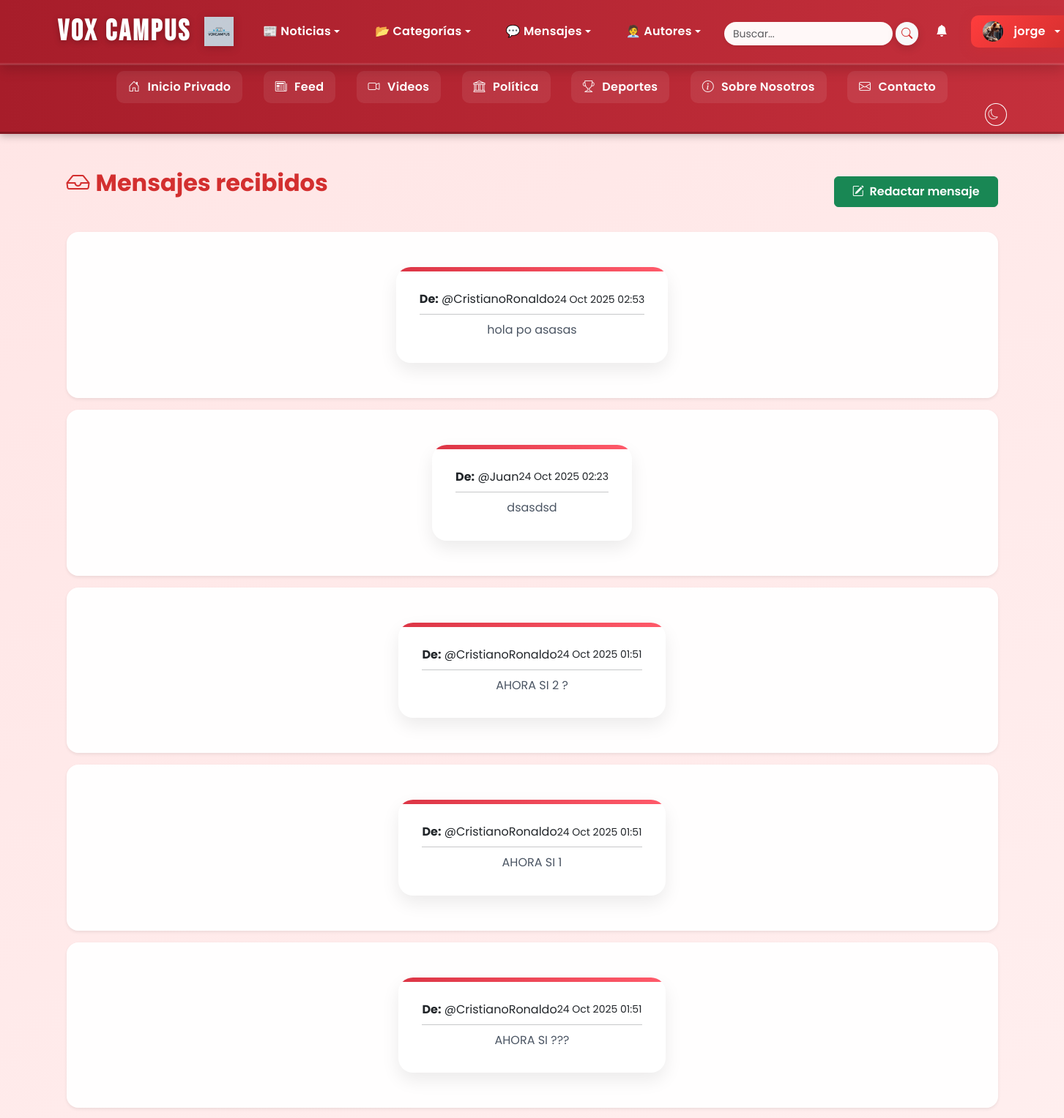
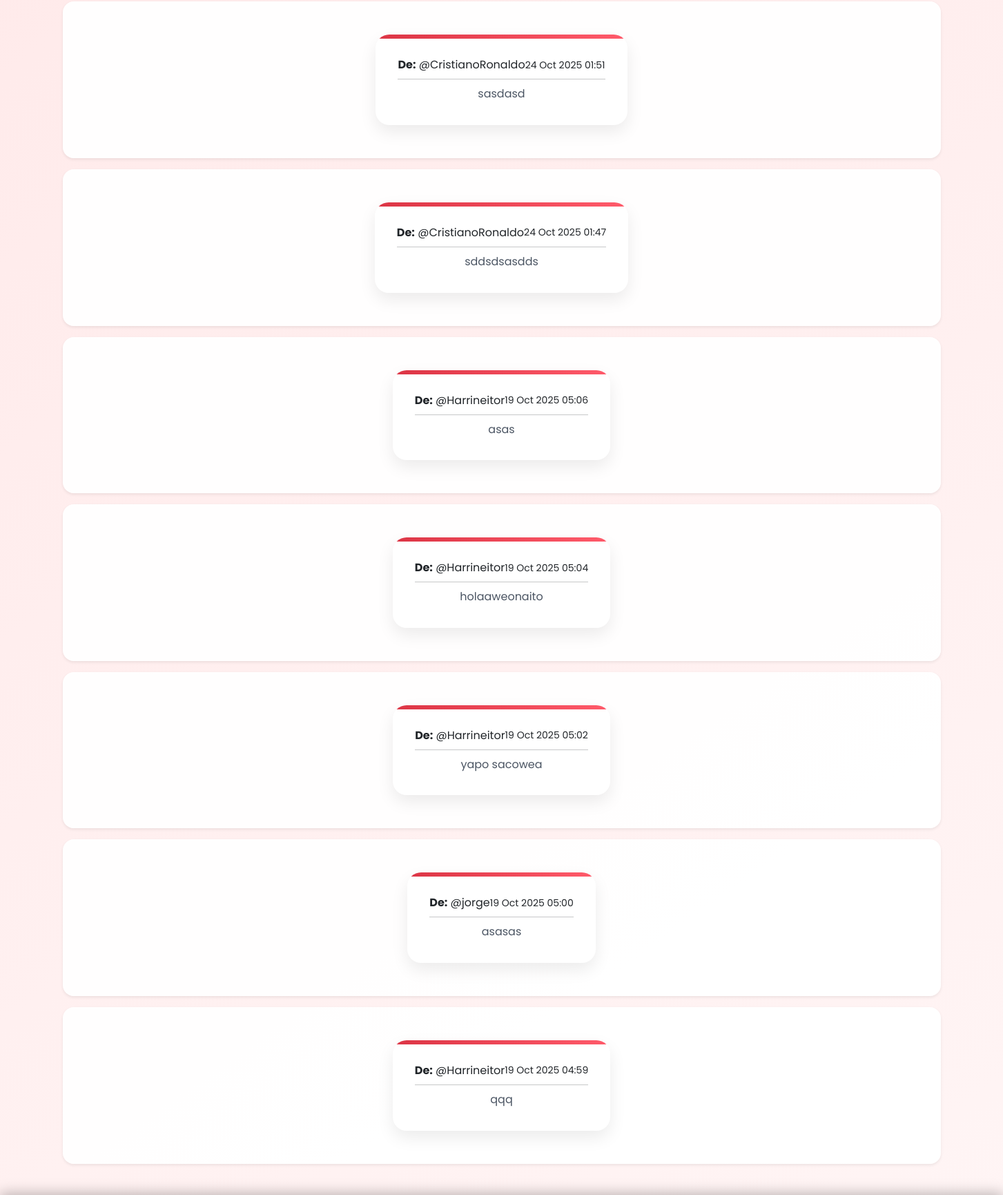
/mensajes/ (signed in, upper part), run on the app's committed database (2 pictures, top to bottom).
### noticias/models.py (models this page shows, shortened)
class Perfil(models.Model):
    user = models.OneToOneField(User, on_delete=models.CASCADE, related_name='perfil')
    bio = models.TextField(blank=True, null=True)
    avatar = models.ImageField(upload_to='avatares/', blank=True, null=True)
    banner = models.ImageField(upload_to='banners/', blank=True, null=True)
    ultima_actividad = models.DateTimeField(default=timezone.now)
    twitter = models.URLField(max_length=200, blank=True, null=True)
    github = models.URLField(max_length=200, blank=True, null=True)
    instagram = models.URLField(max_length=200, blank=True, null=True)
    linkedin = models.URLField(max_length=200, blank=True, null=True)
    sitio_web = models.URLField(max_length=200, blank=True, null=True)
    rol = models.CharField(
        max_length=20,
        choices=[('autor', 'Autor'), ('admin', 'Administrador')],
        default='autor'
    )

class Mensaje(models.Model):
    remitente = models.ForeignKey(User, related_name='mensajes_enviados', on_delete=models.CASCADE)
    receptor = models.ForeignKey(User, related_name='mensajes_recibidos', on_delete=models.CASCADE)
    contenido = models.TextField()
    leido = models.BooleanField(default=False)
    fecha_envio = models.DateTimeField(auto_now_add=True)

### noticias/views.py (the view)
# urls.py: path('mensajes/', views.bandeja_entrada, name='bandeja_entrada'),
@login_required
def bandeja_entrada(request):
    mensajes = Mensaje.objects.filter(receptor=request.user).order_by('-fecha_envio')
    return render(request, 'noticias/entrada.html', {'mensajes': mensajes})

### noticias/context_processors.py (called while the page is built)
def contadores_globales(request):
    if request.user.is_authenticated:
        notif_count = Notificacion.objects.filter(usuario=request.user, leido=False).count()
        mensajes_no_leidos = Mensaje.objects.filter(receptor=request.user, leido=False).count() if hasattr(request.user, 'mensaje_set') else 0
    else:
        notif_count = 0
        mensajes_no_leidos = 0
    return {
        'notif_count': notif_count,
        'mensajes_no_leidos': mensajes_no_leidos,
    }

def notificaciones_context(request):
    if request.user.is_authenticated:
        notif_count = Notificacion.objects.filter(usuario=request.user, leido=False).count()
    else:
        notif_count = 0
    return {'notif_count': notif_count}

### templates/noticias/entrada.html (shortened to what this page needs)
{% extends 'noticias/base.html' %}
{% block content %}
<div class="container my-5">
   <div class="d-flex justify-content-between align-items-center mb-4">
      <h2 class="fw-bold text-danger mb-4"><i class="bi bi-inbox me-2"></i>Mensajes recibidos</h2>
      <a href="{% url 'enviar_mensaje' %}" class="btn btn-success px-4 py-2 fw-semibold">
      <i class="bi bi-pencil-square me-1"></i> Redactar mensaje
      </a>
   </div>
   {% if mensajes %}
   {% for msg in mensajes %}
   <div class="card shadow-sm border-0 mb-3">
      <div class="card-body">
         <div class="d-flex justify-content-between align-items-center mb-1">
            <div>
               <strong>De:</strong>
               <a href="{% url 'perfil_usuario' msg.remitente.username %}" class="text-decoration-none text-dark">
               @{{ msg.remitente.username }}
               </a>
            </div>
            <small class="card-text">{{ msg.fecha_envio|date:"d M Y H:i" }}</small>
         </div>
         <hr class="my-2">
         <p class="mb-0">{{ msg.contenido }}</p>
      </div>
   </div>
   {% endfor %}
   {% else %}
   <div class="alert alert-info mt-4" role="alert">
      No tienes mensajes por ahora. ¡Todo tranquilo! 😌
   </div>
   {% endif %}
</div>
{% endblock %}

### templates/noticias/base.html (shortened to what this page needs)
{% load static %}
<!DOCTYPE html>
<html lang="es">
<head>
   <link href="https://cdn.jsdelivr.net/npm/bootstrap@5.3.2/dist/css/bootstrap.min.css" rel="stylesheet" />
   <link href="https://cdn.jsdelivr.net/npm/bootstrap-icons@1.11.1/font/bootstrap-icons.css" rel="stylesheet" />
   <link rel="stylesheet" href="{% static 'webnoticias/css/style.css' %}?v=v38" />
</head>
<body>
<nav class="navbar navbar-expand-lg navbar-dark bg-danger shadow">
   <div class="container">
      <a class="navbar-brand d-flex align-items-center fw-bold"
         href="{% if user.is_authenticated and user.is_superuser %}{% url 'panel_privado' %}{% else %}{% url 'index' %}{% endif %}">
         <span class="me-2 text-white">Vox Campus</span>
         <img src="{% static 'WebNoticias/img/logo.png' %}" alt="Logo Vox Campus"
              style="height:40px; width:auto; object-fit:contain;" />
      </a>
      <div class="collapse navbar-collapse" id="navbarNav">
         <ul class="navbar-nav mx-auto align-items-center gap-2">
            {% if user.is_authenticated and user.is_superuser or user.is_authenticated and user.is_staff %}
               <li class="nav-item dropdown">
                  <a class="nav-link dropdown-toggle" href="#" id="noticiasDropdown" role="button" data-bs-toggle="dropdown">
                     📰 Noticias
                  </a>
               </li>
            {% endif %}
            {% if user.is_superuser %}
               <li class="nav-item dropdown">
                  <a class="nav-link dropdown-toggle" href="#" id="categoriasDropdown" role="button" data-bs-toggle="dropdown">
                     📂 Categorías
                  </a>
               </li>
            {% endif %}
            {% if user.is_authenticated %}
               <li class="nav-item dropdown">
                  <a class="nav-link dropdown-toggle" href="#" id="mensajesDropdown" role="button" data-bs-toggle="dropdown">
                     💬 Mensajes
                  </a>
               </li>
            {% endif %}
            {% if user.is_authenticated %}
               <li class="nav-item dropdown has-dot">
                  <a class="nav-link dropdown-toggle" href="#" id="reporterosDropdown" role="button" data-bs-toggle="dropdown">
                     🧑‍💼 Autores
                  </a>
               </li>
            {% endif %}
         </ul>
         <ul class="navbar-nav align-items-center gap-0">
            {% if user.is_authenticated %}
               <li class="nav-item">
                  <form id="buscador" class="d-flex align-items-center" role="search" method="get" action="{% url 'buscar' %}">
                     <input id="input-busqueda" class="form-control form-control-sm rounded-pill shadow-sm border-0 me-1"
                            type="search" placeholder="Buscar..." name="q" required />
                     <button class="btn btn-light btn-sm rounded-pill px-2 py-0" type="submit" style="height:32px;">
                        <i class="bi bi-search text-danger"></i>
                     </button>
                  </form>
               </li>
               <li class="nav-item position-relative">
                  <a href="{% url 'notificaciones' %}" class="nav-link position-relative">
                     <i class="bi bi-bell-fill"></i>
                  </a>
               </li>
               <li class="nav-item dropdown">
                  <a class="nav-link dropdown-toggle btn-login px-3 py-2" href="#" id="userDropdown"
                     role="button" data-bs-toggle="dropdown">
                     {% if user.perfil.avatar %}
                        <img src="{{ user.perfil.avatar.url }}" alt="avatar"
                             style="width:28px; height:28px; border-radius:50%; object-fit:cover; margin-right:6px;" />
                     {% else %}
                        <i class="bi bi-person-circle me-1"></i>
                     {% endif %}
                     {{ user.username }}
                  </a>
               </li>
            {% endif %}
         </ul>
      </div>
   </div>
</nav>
   <div class="subnav">
      <div class="container text-center py-2">
         {% if user.is_authenticated and user.is_superuser %}
            <a href="{% url 'panel_privado' %}" class="subnav-link"><i class="bi bi-house-door"></i> Inicio Privado</a>
         {% else %}
            <a href="{% url 'index' %}" class="subnav-link"><i class="bi bi-house"></i> Inicio</a>
         {% endif %}
         <a href="{% url 'feed' %}" class="subnav-link"><i class="bi bi-newspaper"></i> Feed</a>
         <a href="{% url 'videos' %}" class="subnav-link"><i class="bi bi-camera-video"></i> Videos</a>
         <a href="{% url 'politica' %}" class="subnav-link"><i class="bi bi-bank"></i> Política</a>
         <a href="{% url 'deportes' %}" class="subnav-link"><i class="bi bi-trophy"></i> Deportes</a>
         <a href="{% url 'sobre' %}" class="subnav-link"><i class="bi bi-info-circle"></i> Sobre Nosotros</a>
         <a href="{% url 'contacto' %}" class="subnav-link"><i class="bi bi-envelope"></i> Contacto</a>
         <li class="nav-item d-flex align-items-center ms-2">
            <button id="theme-toggle" class="btn btn-outline-light btn-sm rounded-circle p-1" title="Cambiar tema">
               <i class="bi bi-moon"></i>
            </button>
         </li>
      </div>
   </div>
   <main class="container my-4">
      {% block content %}{% endblock %}
   </main>
</body>
</html>

### noticias/static/WebNoticias/css/base.css (style rules this page uses)
body { font-family: 'Poppins', sans-serif; color: #212529; scroll-behavior: smooth; margin: 0; background: linear-gradient(145deg, #ffe5e5, #fff6f6); background-attachment: fixed; transition: background-color 0.4s ease, color 0.4s ease; }
a { text-decoration: none; transition: all 0.2s ease; }
.container main, main.container { display:block; }
.navbar-brand img { height: 75px; width: auto; margin-left: 10px; vertical-align: middle; display: inline-block; filter: drop-shadow(0 2px 6px rgba(0,0,0,0.18)); }

### noticias/static/WebNoticias/css/navbar.css (style rules this page uses)
.navbar { background: linear-gradient(90deg, #a71d2a, #c5303c); box-shadow: 0 4px 10px rgba(0,0,0,0.4); border-bottom: 2px solid rgba(255,255,255,0.1); }
.navbar-brand { font-family: 'Bebas Neue','Montserrat',Arial,sans-serif; font-size: 2.5rem; letter-spacing: 3px; color: #fff !important; text-shadow: 0 2px 8px rgba(0,0,0,0.25); transition: transform 0.2s, text-shadow 0.3s; padding-right: 8px; }
.navbar-nav .nav-item { margin: 0 8px; }
.navbar .nav-link { color: #fff; font-weight: 600; letter-spacing: 0.3px; transition: all 0.3s ease; border-radius: 10px; padding: 8px 14px; font-size: 1rem; margin-right: .5rem; }
#theme-toggle { margin-left: auto;; border-color: #fff; color: #fff; transition: all 0.3s ease; }
.subnav { background: linear-gradient(90deg, #a71d2a, #c5303c); border-top: 1px solid rgba(255,255,255,0.15); border-bottom: 3px solid rgba(0,0,0,0.2); box-shadow: 0 3px 10px rgba(0,0,0,0.25); animation: fadeInDown 0.5s ease both; }
.subnav .subnav-link { display: inline-block; color: #fff; font-weight: 600; letter-spacing: 0.3px; margin: 0 12px; padding: 10px 16px; border-radius: 10px; text-decoration: none; background: rgba(255,255,255,0.08); transition: all 0.3s ease; }
.subnav i { margin-right: 6px; opacity: 0.9; }
.navbar-nav.align-items-center { align-items: center !important; }
#buscador { display: flex; align-items: center; margin-top: 5px; }
.navbar-nav.align-items-center > .nav-item { display: flex; align-items: center; }
#input-busqueda { height: 32px; line-height: 32px; padding: 0 10px; width: 200px; max-width: 240px; transition: all 0.3s ease; }
.navbar .nav-item:nth-child(4) { margin-right: 8px; }
#input-busqueda { height: 32px; line-height: 32px; padding: 0 12px; width: 230px; max-width: 280px; background: #fff8f8; transition: all 0.3s ease; }
.navbar-nav .nav-item .nav-link { display:flex; align-items:center; padding-top:0.25rem; padding-bottom:0.25rem; }

### noticias/static/WebNoticias/css/panel.css (style rules this page uses)
.navbar, .navbar * { position: relative; z-index: 1000; }

### noticias/static/WebNoticias/css/cards.css (style rules this page uses)
.card { border-radius: 1rem; transition: transform .3s, box-shadow .3s; display:flex; flex-direction:column; height:100%; background:#ffffffee; box-shadow: 0 8px 25px rgba(0,0,0,0.08); }

### noticias/static/WebNoticias/css/forms.css (style rules this page uses)
form input, form textarea, form select { border-radius:.5rem; border:1px solid #ced4da; padding:.75rem 1rem; transition:all .3s ease; }
.btn-login { background:linear-gradient(135deg,#ff3d3d,#d32f2f); color:#fff!important; border:none; border-radius:50px; padding:.65rem 1.8rem; font-weight:700; letter-spacing:.4px; font-size:1.05rem; transition:all .3s ease; box-shadow:0 4px 15px rgba(211,47,47,0.35); display:flex; align-items:center; justify-content:center; gap:8px; margin:0; }
form .btn { border:none; border-radius:12px; font-weight:700; padding:.6rem 1.4rem; font-size:.95rem; transition:all .3s ease; box-shadow:0 4px 12px rgba(0,0,0,.15); vertical-align:middle; }
form .btn, form a.btn { display:inline-flex; align-items:center; justify-content:center; text-decoration:none; height:45px; line-height:1; }

### noticias/static/WebNoticias/css/typography.css (style rules this page uses)
h1, h2, h3, h4, h5 { color:#d32f2f; font-weight:700; }
.text-danger { color:#d32f2f !important; }

### noticias/static/WebNoticias/css/perfil.css (style rules this page uses)
.card-body { max-width: 750px; margin: 3rem auto; background:#fff; border-radius:1.25rem; padding:2rem; box-shadow:0 10px 25px rgba(0,0,0,0.08); text-align:center; position:relative; overflow:hidden; animation: fadeInUp .4s ease forwards; }
.card-body::before { content:""; position:absolute; top:0; left:0; height:6px; width:100%; background: linear-gradient(90deg,#dc3545 0%,#ff5a6a 100%); }
.card-body p { color:#4b5563; font-size:1rem; line-height:1.6; margin-bottom:1rem; }
.badge.bg-danger, { background: linear-gradient(135deg,#dc3545,#f85b69); }

### noticias/static/WebNoticias/css/responsive.css (style rules this page uses)
html { scroll-behavior: smooth; }

### noticias/static/WebNoticias/css/darkmode.css (style rules this page uses)
body, .panel-privado, .card, .navbar, .footer-premium { transition: background-color 0.4s ease, color 0.4s ease, box-shadow 0.4s ease; }
a, .nav-link, .btn, .card { transition: all 0.25s ease-in-out; }

### data on the page
Mensaje: remitente.username "CristianoRonaldo", fecha_envio "24 Oct 2025 02:53", contenido "hola po asasas"
Mensaje: remitente.username "Juan", fecha_envio "24 Oct 2025 02:23", contenido "dsasdsd"
Mensaje: remitente.username "CristianoRonaldo", fecha_envio "24 Oct 2025 01:51", contenido "AHORA SI 2 ?"
Mensaje: remitente.username "CristianoRonaldo", fecha_envio "24 Oct 2025 01:51", contenido "AHORA SI 1"
Mensaje: remitente.username "CristianoRonaldo", fecha_envio "24 Oct 2025 01:51", contenido "AHORA SI ???"
Mensaje: remitente.username "CristianoRonaldo", fecha_envio "24 Oct 2025 01:51", contenido "sasdasd"
Mensaje: remitente.username "CristianoRonaldo", fecha_envio "24 Oct 2025 01:47", contenido "sddsdsasdds"
Mensaje: remitente.username "Harrineitor", fecha_envio "19 Oct 2025 05:06", contenido "asas"
Mensaje: remitente.username "Harrineitor", fecha_envio "19 Oct 2025 05:04", contenido "holaaweonaito"
Mensaje: remitente.username "Harrineitor", fecha_envio "19 Oct 2025 05:02", contenido "yapo sacowea"
Mensaje: remitente.username "jorge", fecha_envio "19 Oct 2025 05:00", contenido "asasas"
Mensaje: remitente.username "Harrineitor", fecha_envio "19 Oct 2025 04:59", contenido "qqq"

### other printed values
{{ user.username }} "jorge"
